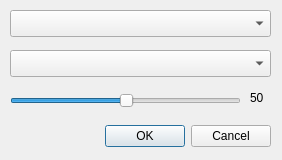
<?xml version="1.0" encoding="UTF-8"?>
<ui version="4.0">
 <class>Dialog</class>
 <widget class="QDialog" name="Dialog">
  <property name="geometry">
   <rect>
    <x>0</x>
    <y>0</y>
    <width>282</width>
    <height>160</height>
   </rect>
  </property>
  <property name="windowTitle">
   <string>split in two</string>
  </property>
  <widget class="QDialogButtonBox" name="buttonBox">
   <property name="geometry">
    <rect>
     <x>100</x>
     <y>120</y>
     <width>171</width>
     <height>32</height>
    </rect>
   </property>
   <property name="orientation">
    <enum>Qt::Horizontal</enum>
   </property>
   <property name="standardButtons">
    <set>QDialogButtonBox::Cancel|QDialogButtonBox::Ok</set>
   </property>
  </widget>
  <widget class="QgsMapLayerComboBox" name="mMapLayerComboBox">
   <property name="geometry">
    <rect>
     <x>10</x>
     <y>10</y>
     <width>261</width>
     <height>27</height>
    </rect>
   </property>
   <property name="filters">
    <set>QgsMapLayerProxyModel::PolygonLayer</set>
   </property>
  </widget>
  <widget class="QgsFieldComboBox" name="mFieldComboBox">
   <property name="geometry">
    <rect>
     <x>10</x>
     <y>50</y>
     <width>261</width>
     <height>27</height>
    </rect>
   </property>
   <property name="filters">
    <set>QgsFieldProxyModel::Numeric</set>
   </property>
  </widget>
  <widget class="QSlider" name="horizontalSlider">
   <property name="geometry">
    <rect>
     <x>10</x>
     <y>90</y>
     <width>231</width>
     <height>22</height>
    </rect>
   </property>
   <property name="sliderPosition">
    <number>50</number>
   </property>
   <property name="orientation">
    <enum>Qt::Horizontal</enum>
   </property>
  </widget>
  <widget class="QLabel" name="label">
   <property name="geometry">
    <rect>
     <x>250</x>
     <y>90</y>
     <width>16</width>
     <height>16</height>
    </rect>
   </property>
   <property name="text">
    <string>50</string>
   </property>
  </widget>
 </widget>
 <customwidgets>
  <customwidget>
   <class>QgsFieldComboBox</class>
   <extends>QComboBox</extends>
   <header>qgsfieldcombobox.h</header>
  </customwidget>
  <customwidget>
   <class>QgsMapLayerComboBox</class>
   <extends>QComboBox</extends>
   <header>qgsmaplayercombobox.h</header>
  </customwidget>
 </customwidgets>
 <resources/>
 <connections>
  <connection>
   <sender>buttonBox</sender>
   <signal>accepted()</signal>
   <receiver>Dialog</receiver>
   <slot>accept()</slot>
   <hints>
    <hint type="sourcelabel">
     <x>270</x>
     <y>134</y>
    </hint>
    <hint type="destinationlabel">
     <x>157</x>
     <y>159</y>
    </hint>
   </hints>
  </connection>
  <connection>
   <sender>buttonBox</sender>
   <signal>rejected()</signal>
   <receiver>Dialog</receiver>
   <slot>reject()</slot>
   <hints>
    <hint type="sourcelabel">
     <x>270</x>
     <y>140</y>
    </hint>
    <hint type="destinationlabel">
     <x>281</x>
     <y>159</y>
    </hint>
   </hints>
  </connection>
  <connection>
   <sender>mMapLayerComboBox</sender>
   <signal>layerChanged(QgsMapLayer*)</signal>
   <receiver>mFieldComboBox</receiver>
   <slot>setLayer(QgsMapLayer*)</slot>
   <hints>
    <hint type="sourcelabel">
     <x>140</x>
     <y>23</y>
    </hint>
    <hint type="destinationlabel">
     <x>140</x>
     <y>63</y>
    </hint>
   </hints>
  </connection>
  <connection>
   <sender>horizontalSlider</sender>
   <signal>valueChanged(int)</signal>
   <receiver>label</receiver>
   <slot>setNum(int)</slot>
   <hints>
    <hint type="sourcelabel">
     <x>105</x>
     <y>100</y>
    </hint>
    <hint type="destinationlabel">
     <x>244</x>
     <y>95</y>
    </hint>
   </hints>
  </connection>
 </connections>
</ui>
